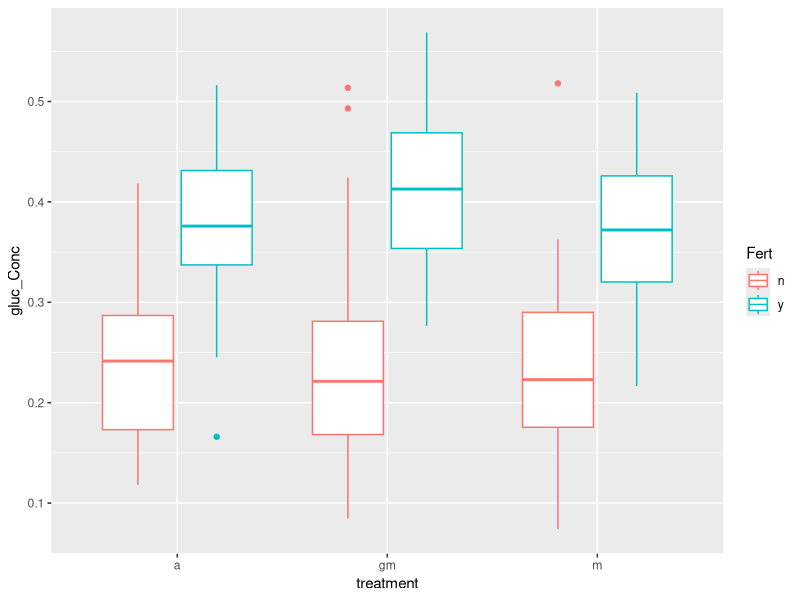
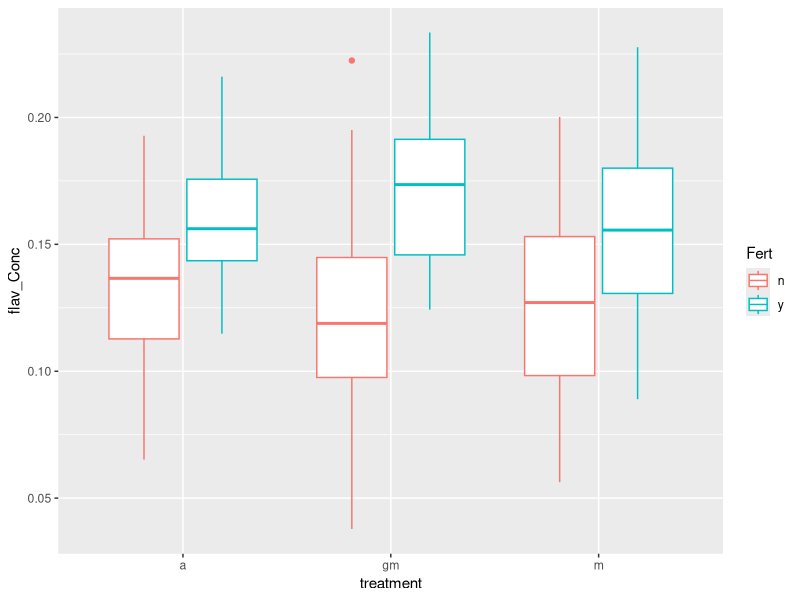
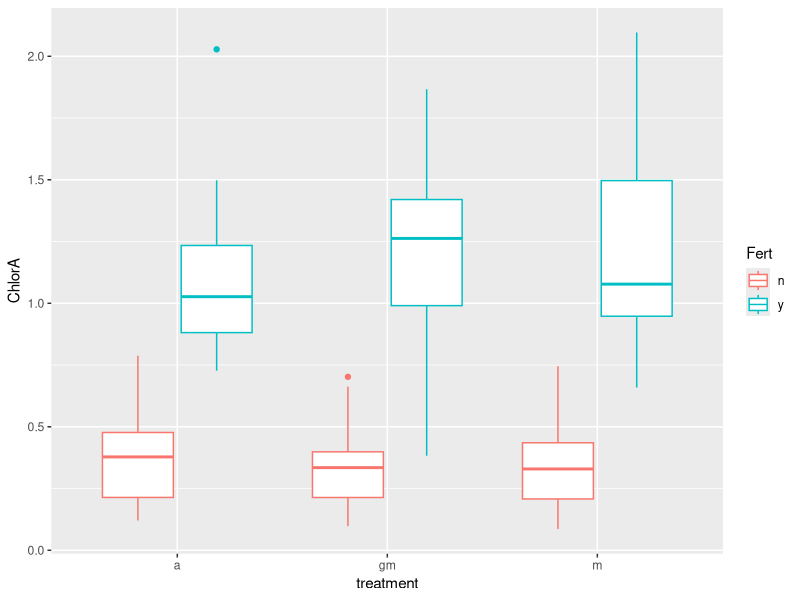
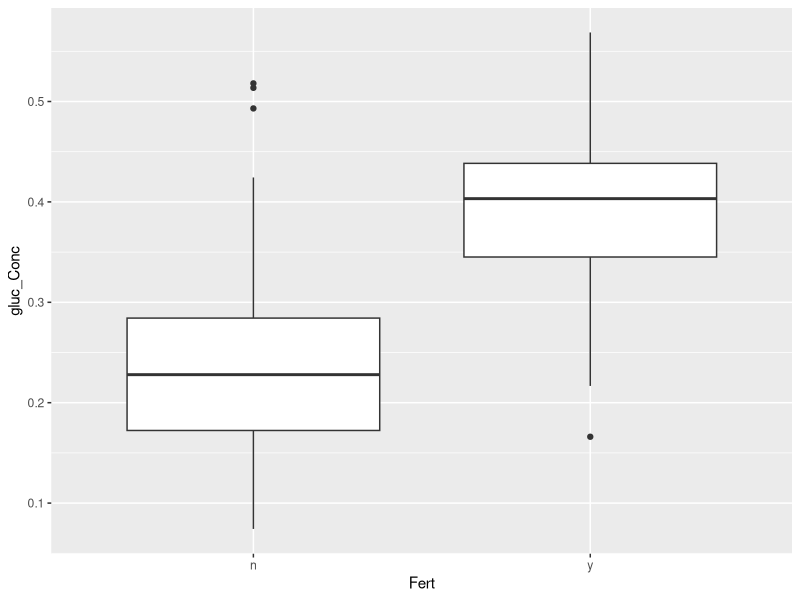
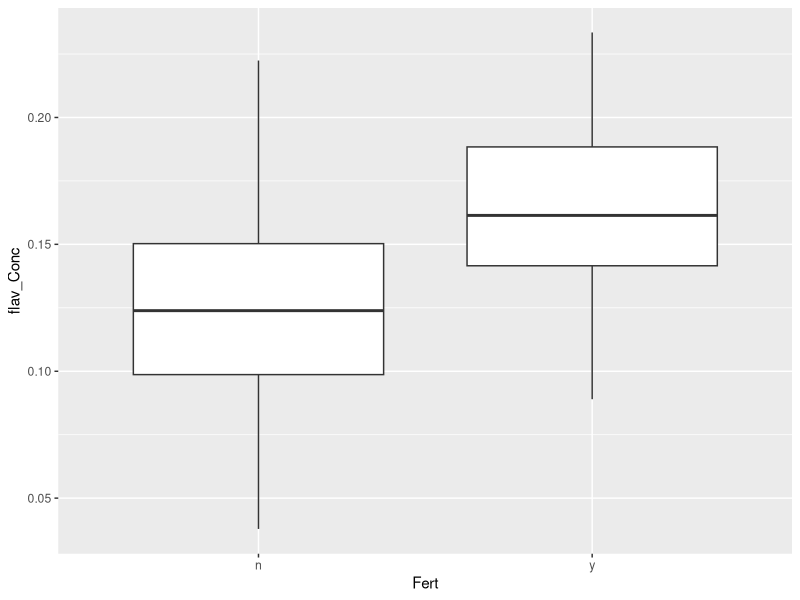
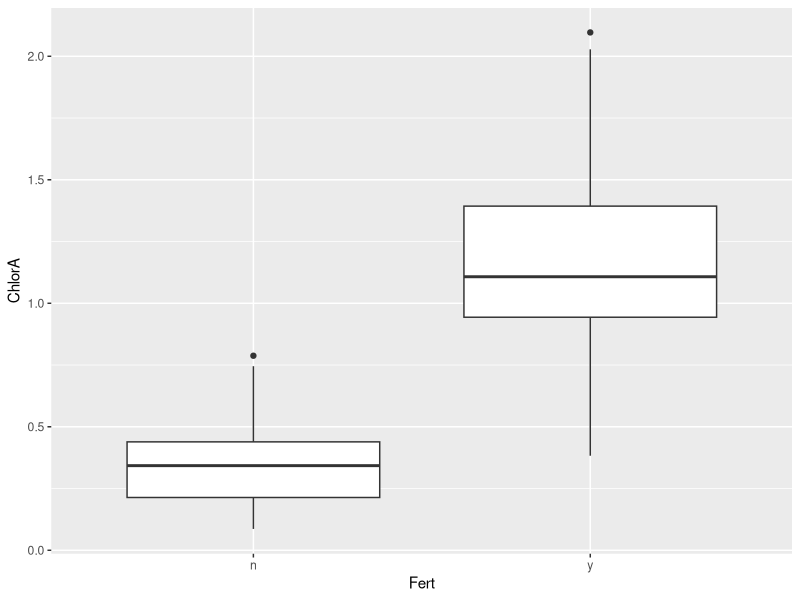
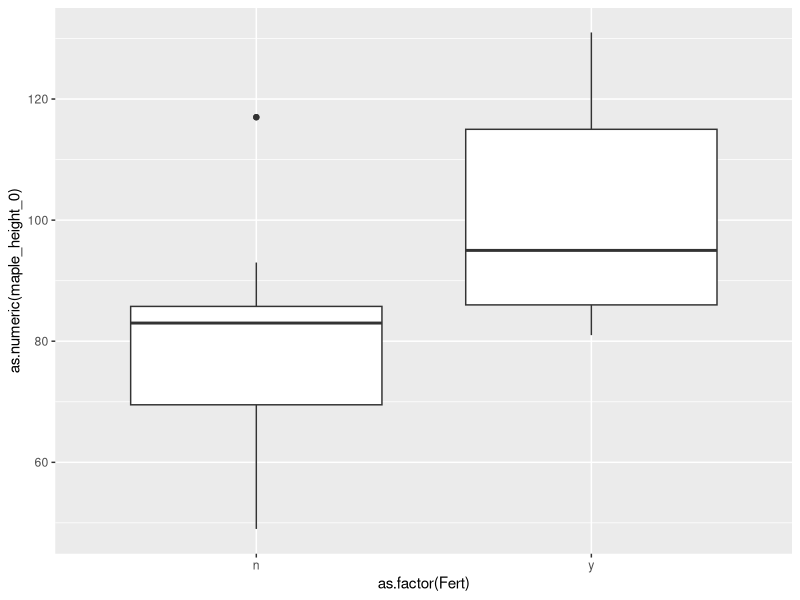
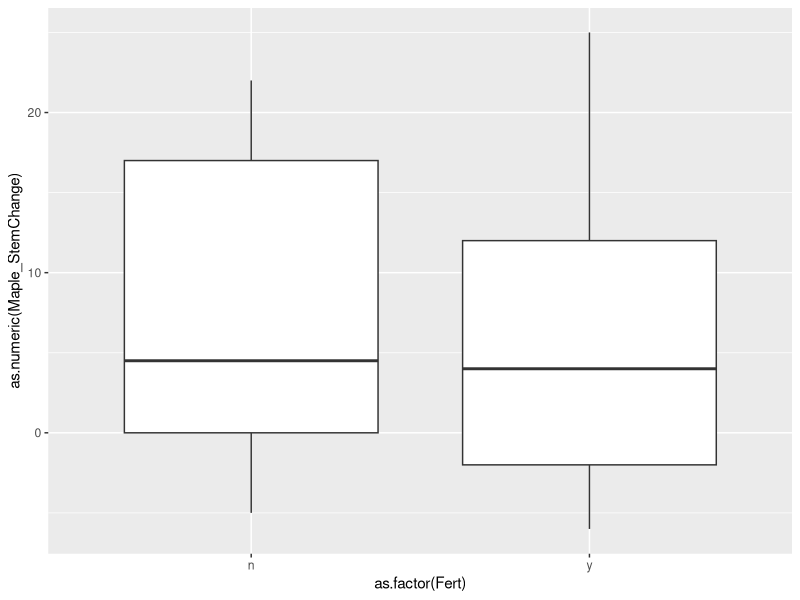

These figures' R source, in order: (Note: this script raises an error after producing the figures.)
## ---- chunk 1
library(ggplot2)
Final<-read.csv("Data_Moities/FertilizerExperiment/FertilizerSynthesis.csv")
## ---- chunk 2
#Treatment effects

#-----
#Glucosinolate. 

ggplot(Final)+
  geom_boxplot(aes(x=treatment,y=gluc_Conc,colour=Fert))

#---
#Flavonoid
ggplot(Final)+
  geom_boxplot(aes(x=treatment,y=flav_Conc,colour=Fert))

#---
#ChlorA
ggplot(Final)+
  geom_boxplot(aes(x=treatment,y=ChlorA,colour=Fert))

#Fert effects only 
ggplot(Final)+
  geom_boxplot(aes(x=Fert,y=gluc_Conc))
ggplot(Final)+
  geom_boxplot(aes(x=Fert,y=flav_Conc))
ggplot(Final)+
  geom_boxplot(aes(x=Fert,y=ChlorA))



## ---- chunk 3
#Column for the change in stem height. 
Final$Maple_StemChange<-Final$Maple_StemHeight_max_End-as.numeric(Final$maple_height_0)

#Fertilized maples initially started at higher stem heights
ggplot(Final[Final$treatment=="m",])+
  geom_boxplot(aes(x=as.factor(Fert),y=as.numeric(maple_height_0)))

#But after they recieved fertilizer, they did not grow any more than did those without fertilizer. 
ggplot(Final[Final$treatment=="m",])+
  geom_boxplot(aes(x=as.factor(Fert),y=as.numeric(Maple_StemChange)))

ggplot(Final[Final$treatment=="m",])+
  geom_point(aes(x=as.factor(Fert),y=Maple_Area_sum_End))



## ---- chunk 4
Final
lm(GM_Shoot_Mass~treatment*fert)

fit<-lm(gluc_Conc~treatment*Fert+ChlorA+Family,data=Final)
fit2<-lm(gluc_Conc~treatment+Fert+ChlorA+Family,data=Final)
fit3<-lm(gluc_Conc~treatment+Fert+Family,data=Final)
fit4<-lm(gluc_Conc~Fert+ChlorA+Family,data=Final)
fit5<-lm(gluc_Conc~Fert+ChlorA,data=Final)
fit6<-lm(gluc_Conc~ChlorA,data=Final)
fit7<-lm(gluc_Conc~Fert,data=Final)

#Is there an effect of treatment without excess nutrients? 
fit7<-lm(gluc_Conc~treatment,data=Final[Final$Fert=="n",])
fit7.0<-lm(gluc_Conc~1,data=Final[Final$Fert=="n",])
anova(fit7,fit7.0)

fit8<-lm(flav_Conc~treatment,data=Final[Final$Fert=="n",])
fit8.0<-lm(flav_Conc~1,data=Final[Final$Fert=="n",])
anova(fit8,fit8.0)
#no.... sheet. 


#Is the treatment effect eliminated in excess nutrients? 
fit7<-lm(gluc_Conc~treatment,data=Final[Final$Fert=="y",])
fit7.0<-lm(gluc_Conc~1,data=Final[Final$Fert=="y",])
anova(fit7,fit7.0)

fit8<-lm(flav_Conc~treatment,data=Final[Final$Fert=="y",])
fit8.0<-lm(flav_Conc~1,data=Final[Final$Fert=="y",])
anova(fit8,fit8.0)

summary(fit7)
summary(fit8)


anova(fit,fit2)#no interaction
anova(fit3,fit2) #ChlorA imporatnt
anova(fit4,fit2) #treatment is not important.
anova(fit5,fit4) #family not important

summary(fit5)
summary(fit6)
summary(fit7)
#ChlorA and fertilizer are correlated and are essentially sharing the effect on glucosinolates completely


## ---- chunk 5
Final
lm(GM_Shoot_Mass~treatment*fert)

fit<-lm(flav_Conc~treatment*Fert+ChlorA+Family,data=Final)
fit2<-lm(flav_Conc~treatment+Fert+ChlorA+Family,data=Final)
fit3<-lm(flav_Conc~treatment+Fert+Family,data=Final)
fit4<-lm(flav_Conc~Fert+ChlorA+Family,data=Final)
fit5<-lm(flav_Conc~Fert+ChlorA,data=Final)
fit6<-lm(flav_Conc~ChlorA,data=Final)
fit7<-lm(flav_Conc~Fert,data=Final)

anova(fit,fit2)#no interaction
anova(fit3,fit2) #ChlorA imporatnt
anova(fit4,fit2) #treatment is not important.
anova(fit5,fit4) #family not important (although it is close)

summary(fit5)
summary(fit6)
summary(fit7)
#ChlorA and fertilizer are correlated and are essentially sharing the effect on glucosinolates completely

## ---- chunk 6
fit1<-lm(gluc_Conc~Fert,data=Final)
fit2<-lm(flav_Conc~Fert,data=Final)
fit3<-lm(ChlorA~Fert,data=Final)
summary(fit1)
summary(fit2)
summary(fit3)

1-(1.005-0.081)/1.005

1-(1.005-0.085)/1.005

1-(0.869-0.046)/0.869
1-(0.869-0.110)/0.869



1-(0.388-0.095 )/0.388
1-(0.388-0.092 )/0.388
1-(0.388+0.846 )/0.388

## ---- chunk 7
#Effect of treatment
ggplot(Final)+
  geom_point(aes(x=treatment,y=GM_Shoot_Mass,colour=Fert,shape=Family))

#interestingly, garlic mustard plants had the highest glucosinolate expression in the gm treatment with fertilizer, but this did not translate to a change in final biomass for the genotype. 



## ---- chunk 8
#There will be auto correlation unless the fertilizer treatment is accounted for because those with fertilizer will have higher biomass and higher glucosinolate independent of the effect of gluc on bodymass. 
ggplot(Final[Final$Fert=="y",])+
  geom_point(aes(y=GM_Shoot_Mass,x=gluc_Conc,colour=treatment))

#No Fertilizer.
ggplot(Final[Final$Fert=="n",])+
  geom_point(aes(y=GM_Shoot_Mass,x=gluc_Conc,colour=treatment))

#Flavonol. 
ggplot(Final[Final$Fert=="y",])+
  geom_point(aes(y=GM_Shoot_Mass,x=flav_Conc,colour=treatment))

#No Fertilizer.
ggplot(Final[Final$Fert=="n",])+
  geom_point(aes(y=GM_Shoot_Mass,x=flav_Conc,colour=treatment))

#All slopes appear to be zero and there is no  effect of glucosinolate or flavonoid on the final biomass of the genotypes, however, one would have to control for the initial maple size and competitor in the gm treatment to assess this because these things could also heavily influence success and therefore final body mass. 

